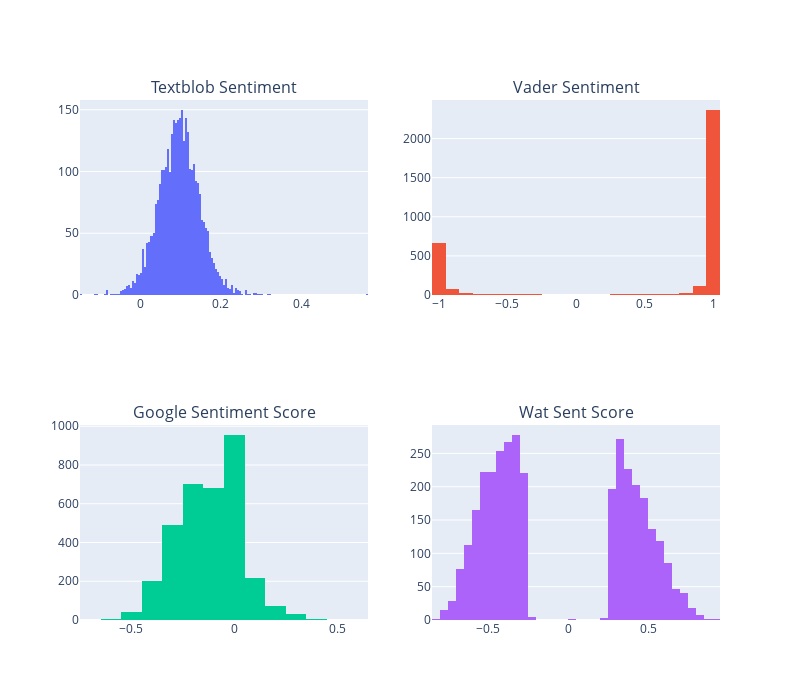

Notebook cell for this chart:
### Markdown cell above
Distributions of the four sentiment scores distributions.

### Code cell
hist_subplots_maker(sent_cols, rows=2, cols=2, height = 700, width = 800)

### Figure 1 — Plotly figure (JSON) as saved in the notebook; plotly's stock layout.template omitted (floating-point values rounded to 4 significant figures; data arrays with more than 128 entries replaced by an {"elided": "..."} marker saying what was removed)
{"data": [{"showlegend": false, "type": "histogram", "x": {"elided": "3403 float values"}, "xaxis": "x", "yaxis": "y"}, {"showlegend": false, "type": "histogram", "x": {"elided": "3403 float values"}, "xaxis": "x2", "yaxis": "y2"}, {"showlegend": false, "type": "histogram", "x": {"elided": "3403 float values"}, "xaxis": "x3", "yaxis": "y3"}, {"showlegend": false, "type": "histogram", "x": {"elided": "3403 float values"}, "xaxis": "x4", "yaxis": "y4"}], "layout": {"annotations": [{"font": {"size": 16}, "showarrow": false, "text": "Textblob Sentiment", "x": 0.225, "xanchor": "center", "xref": "paper", "y": 1, "yanchor": "bottom", "yref": "paper"}, {"font": {"size": 16}, "showarrow": false, "text": "Vader Sentiment", "x": 0.775, "xanchor": "center", "xref": "paper", "y": 1, "yanchor": "bottom", "yref": "paper"}, {"font": {"size": 16}, "showarrow": false, "text": "Google Sentiment Score", "x": 0.225, "xanchor": "center", "xref": "paper", "y": 0.375, "yanchor": "bottom", "yref": "paper"}, {"font": {"size": 16}, "showarrow": false, "text": "Wat Sent Score", "x": 0.775, "xanchor": "center", "xref": "paper", "y": 0.375, "yanchor": "bottom", "yref": "paper"}], "height": 700, "width": 800, "xaxis": {"anchor": "y", "domain": [0, 0.45]}, "xaxis2": {"anchor": "y2", "domain": [0.55, 1]}, "xaxis3": {"anchor": "y3", "domain": [0, 0.45]}, "xaxis4": {"anchor": "y4", "domain": [0.55, 1]}, "yaxis": {"anchor": "x", "domain": [0.625, 1]}, "yaxis2": {"anchor": "x2", "domain": [0.625, 1]}, "yaxis3": {"anchor": "x3", "domain": [0, 0.375]}, "yaxis4": {"anchor": "x4", "domain": [0, 0.375]}}}
